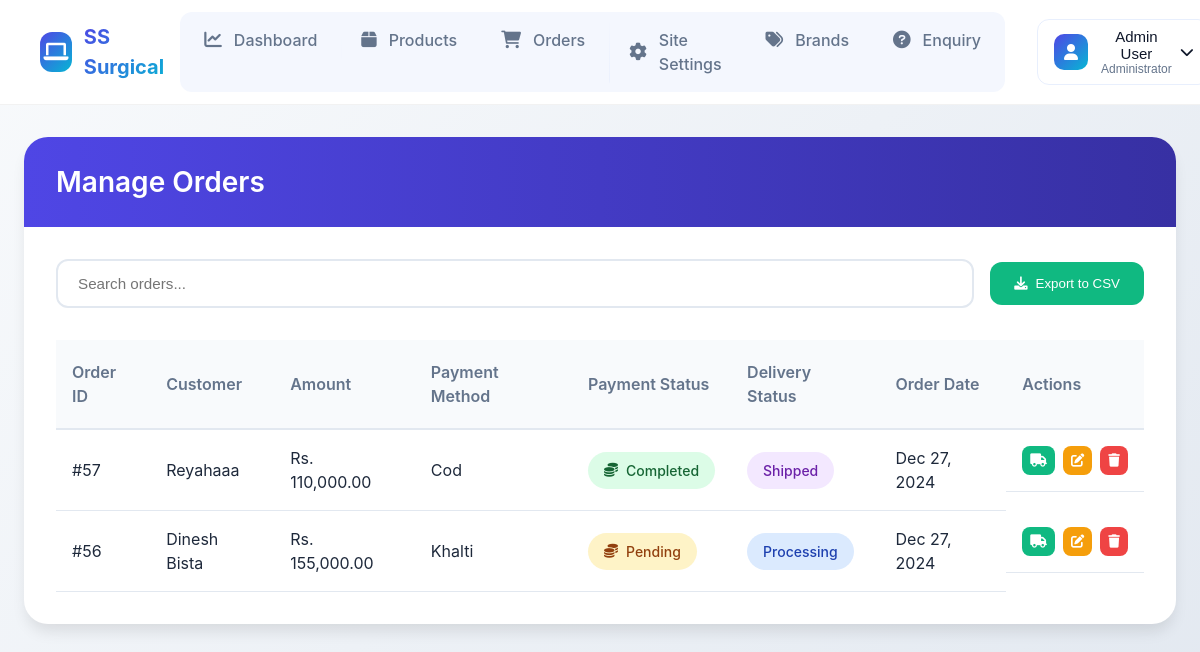
/admin/orders.php (signed in), run on the app's committed database.
### tables this page shows
CREATE TABLE `orders` (
  `id` int(11) NOT NULL,
  `customer_id` int(11) DEFAULT NULL,
  `total_amount` decimal(10,2) NOT NULL,
  `payment_method` enum('cod','esewa','khalti','fonepay') NOT NULL,
  `payment_status` enum('pending','completed','failed') DEFAULT 'pending',
  `delivery_status` enum('pending','processing','shipped','delivered') DEFAULT 'pending',
  `shipping_address` text NOT NULL,
  `phone` varchar(20) NOT NULL,
  `created_at` timestamp NOT NULL DEFAULT current_timestamp(),
  `user_id` int(11) NOT NULL
);

CREATE TABLE `customers` (
  `id` int(11) NOT NULL,
  `name` varchar(100) NOT NULL,
  `email` varchar(100) NOT NULL,
  `password` varchar(255) NOT NULL,
  `created_at` timestamp NOT NULL DEFAULT current_timestamp()
);

### admin/orders.php (the view, shortened to what this page needs)
<?php
require_once 'includes/header.php';
try {
    $stmt = $pdo->query("
        SELECT o.*, c.name AS customer_name
        FROM orders o
        LEFT JOIN customers c ON o.user_id = c.id
        ORDER BY o.created_at DESC
    ");
    $orders = $stmt->fetchAll();
} catch (PDOException $e) {
    die("Error fetching orders: " . $e->getMessage());
}
?>
<!DOCTYPE html>
<html lang="en">
<head>
    <link rel="stylesheet" href="https://cdnjs.cloudflare.com/ajax/libs/font-awesome/6.0.0/css/all.min.css">
</head>
<body>
    <div class="container">
        <div class="table-container">
            <div class="card-header">
                <h2 class="card-title">Manage Orders</h2>
            </div>
            <div class="d-flex justify-content-between align-items-center mb-4">
                <div class="search-bar">
                    <input type="text" id="orderSearch" class="form-control" placeholder="Search orders...">
                </div>
                <button class="btn btn-success" onclick="exportToCSV()">
                    <i class="fas fa-download"></i> Export to CSV
                </button>
            </div>
            <div class="table-responsive">
                <table class="table table-hover">
                    <thead>
                        <tr>
                            <th>Order ID</th>
                            <th>Customer</th>
                            <th>Amount</th>
                            <th>Payment Method</th>
                            <th>Payment Status</th>
                            <th>Delivery Status</th>
                            <th>Order Date</th>
                            <th>Actions</th>
                        </tr>
                    </thead>
                    <tbody>
                        <?php foreach ($orders as $order): ?>
                            <tr>
                                <td>#<?php echo $order['id']; ?></td>
                                <td><?php echo htmlspecialchars($order['customer_name'] ?? 'Guest User'); ?></td>
                                <td>Rs. <?php echo number_format($order['total_amount'], 2); ?></td>
                                <td><?php echo ucfirst($order['payment_method']); ?></td>
                                <td>
                                    <span class="status-badge payment-<?php echo $order['payment_status']; ?>"
                                          style="cursor: pointer;"
                                          onclick="updatePaymentStatus(<?php echo $order['id']; ?>, '<?php echo $order['payment_status']; ?>')">
                                        <i class="fas fa-coins"></i>
                                        <?php echo ucfirst($order['payment_status']); ?>
                                    </span>
                                </td>
                                <td>
                                    <span class="status-badge status-<?php echo $order['delivery_status']; ?>">
                                        <?php echo ucfirst($order['delivery_status']); ?>
                                    </span>
                                    </td>
                                <td><?php echo date('M d, Y', strtotime($order['created_at'])); ?></td>
                                <td class="action-buttons">
                                    <button class="btn btn-primary btn-sm" onclick="updateTracking(<?php echo $order['id']; ?>)">
                                        <i class="fas fa-truck"></i>
                                    </button>
                                    <button class="btn btn-warning btn-sm" onclick="updateStatus(<?php echo $order['id']; ?>)">
                                        <i class="fas fa-edit"></i>
                                    </button>
                                    <button class="btn btn-danger btn-sm" onclick="deleteOrder(<?php echo $order['id']; ?>)">
                                        <i class="fas fa-trash"></i>
                                    </button>
                                </td>
                            </tr>
                        <?php endforeach; ?>
                    </tbody>
                </table>
            </div>
        </div>
    </div>
</body>
</html>

### admin/includes/header.php (style rules this page uses)
:root { --primary: #2563eb; --primary-dark: #1d4ed8; --primary-light: #60a5fa; --secondary: #64748b; --accent: #06b6d4; --success: #059669; --warning: #d97706; --danger: #dc2626; --surface: #ffffff; --text: #0f172a; --text-light: #64748b; --shadow-sm: 0 1px 2px rgba(0, 0, 0, 0.04); --shadow-md: 0 2px 4px rgba(0, 0, 0, 0.06); --shadow-lg: 0 8px 16px rgba(0, 0, 0, 0.08); --shadow-hover: 0 12px 24px rgba(0, 0, 0, 0.12); }
* { margin: 0; padding: 0; box-sizing: border-box; }
body { font-family: 'Inter', -apple-system, system-ui, sans-serif; background-color: #f8fafc; color: var(--text); line-height: 1.5; }

### admin/orders.php (style rules this page uses)
:root { --primary: #4f46e5; --primary-light: #818cf8; --primary-dark: #3730a3; --secondary: #64748b; --success: #10b981; --warning: #f59e0b; --danger: #ef4444; --surface-white: #ffffff; --surface-light: #f8fafc; --text-primary: #1e293b; --text-secondary: #64748b; --border-light: #e2e8f0; --status-pending-bg: #fef3c7; --status-pending-text: #92400e; --status-processing-bg: #dbeafe; --status-processing-text: #1e40af; --status-shipped-bg: #f3e8ff; --status-shipped-text: #6b21a8; --status-delivered-bg: #dcfce7; --status-delivered-text: #166534; --shadow-sm: 0 1px 2px 0 rgb(0 0 0 / 0.05); --shadow-md: 0 4px 6px -1px rgb(0 0 0 / 0.1); --shadow-lg: 0 10px 15px -3px rgb(0 0 0 / 0.1); --shadow-xl: 0 20px 25px -5px rgb(0 0 0 / 0.1); --transition-fast: 150ms cubic-bezier(0.4, 0, 0.2, 1); --transition-normal: 200ms cubic-bezier(0.4, 0, 0.2, 1); --transition-slow: 300ms cubic-bezier(0.4, 0, 0.2, 1); }
* { margin: 0; padding: 0; box-sizing: border-box; }
body { font-family: 'Inter', system-ui, -apple-system, sans-serif; background: linear-gradient(135deg, var(--surface-light) 0%, var(--border-light) 100%); color: var(--text-primary); line-height: 1.5; min-height: 100vh; }
.container { max-width: 1400px; margin: 2rem auto; padding: 0 1.5rem; }
.table-container { background: var(--surface-white); border-radius: 24px; box-shadow: var(--shadow-lg); overflow: hidden; }
.card-header { padding: 1.5rem 2rem; background: linear-gradient(to right, var(--primary), var(--primary-dark)); color: white; margin-bottom: 2rem; }
.card-title { font-size: 1.75rem; font-weight: 600; }
.d-flex { display: flex; gap: 1rem; padding: 0 2rem; margin-bottom: 2rem; }
.justify-content-between { justify-content: space-between; }
.align-items-center { align-items: center; }
.search-bar { flex: 1; }
.form-control { width: 100%; padding: 0.875rem 1.25rem; border: 2px solid var(--border-light); border-radius: 12px; font-size: 0.95rem; transition: all var(--transition-normal); }
.btn { display: inline-flex; align-items: center; gap: 0.5rem; padding: 0.875rem 1.5rem; border: none; border-radius: 12px; font-weight: 500; cursor: pointer; transition: all var(--transition-normal); }
.btn-success { background: var(--success); color: white; }
.btn-sm { padding: 0.5rem; border-radius: 8px; }
.table-responsive { overflow-x: auto; padding: 0 2rem 2rem 2rem; }
.table { width: 100%; border-collapse: separate; border-spacing: 0; }
.table th { background: var(--surface-light); padding: 1.25rem 1rem; font-weight: 600; color: var(--text-secondary); text-align: left; border-bottom: 2px solid var(--border-light); }
.table td { padding: 1rem; border-bottom: 1px solid var(--border-light); vertical-align: middle; }
.table-hover tbody tr { transition: background-color var(--transition-normal); }
.status-badge { padding: 0.5rem 1rem; border-radius: 20px; font-size: 0.875rem; font-weight: 500; display: inline-flex; align-items: center; gap: 0.5rem; }
.status-badge[onclick] { cursor: pointer; transition: all var(--transition-normal); }
.payment-pending, .status-pending { background: var(--status-pending-bg); color: var(--status-pending-text); }
.payment-processing, .status-processing { background: var(--status-processing-bg); color: var(--status-processing-text); }
.payment-shipped, .status-shipped { background: var(--status-shipped-bg); color: var(--status-shipped-text); }
.payment-delivered, .status-delivered, .payment-completed { background: var(--status-delivered-bg); color: var(--status-delivered-text); }
.action-buttons { display: flex; gap: 0.5rem; }
.btn-primary { background-color: var(--success); color: white; }
.btn-warning { background-color: var(--warning); color: white; }
.btn-danger { background-color: var(--danger); color: white; }

### data on the page
orders: id "57", customers.name "Reyahaaa", total_amount "110,000.00", payment_method "Cod", payment_status "Completed", delivery_status "Shipped", created_at "Dec 27, 2024"
orders: id "56", customers.name "Dinesh Bista", total_amount "155,000.00", payment_method "Khalti", payment_status "Pending", delivery_status "Processing", created_at "Dec 27, 2024"
